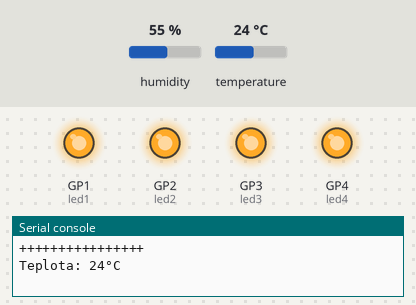
The program below on a simulated Raspberry Pi Pico running MicroPython. On the bench: output pins drawn as LEDs (lit = HIGH), the last lines printed to the serial console. The test bench sets the inputs (shaded band); at power-on: temperature 24 °C, humidity 55 %.

Above: at 1.2 s.
1.3 s: temperature set to 12 °C
At 3.5 s:
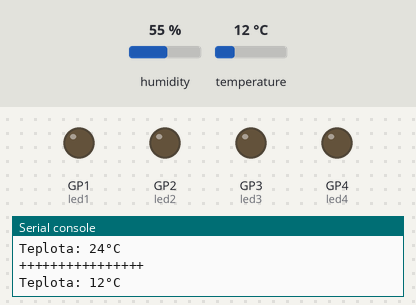
4.0 s: temperature set to 22 °C
At 4.6 s:
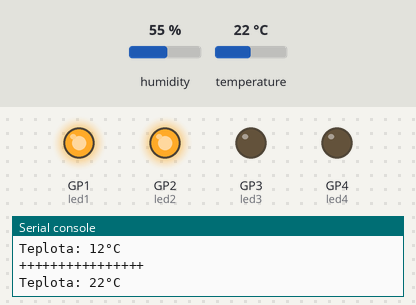
6.7 s: temperature set to 19 °C
At 9.3 s:
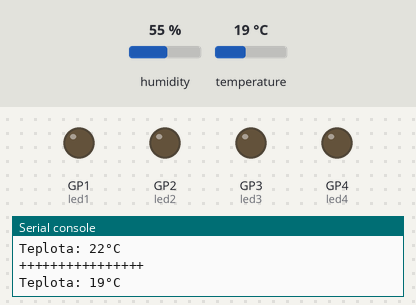
9.6 s: temperature set to 23 °C
At 10.5 s:
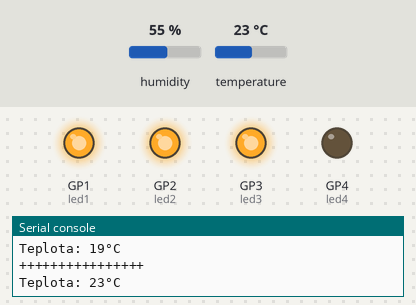
12.3 s: temperature set to 21 °C
At 15.2 s:
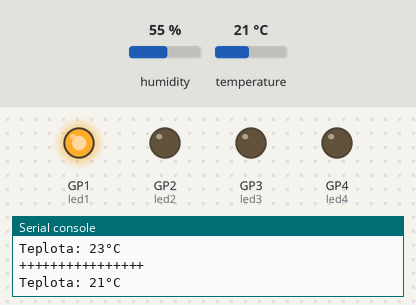
15.6 s: temperature set to 28 °C
At 17.6 s:
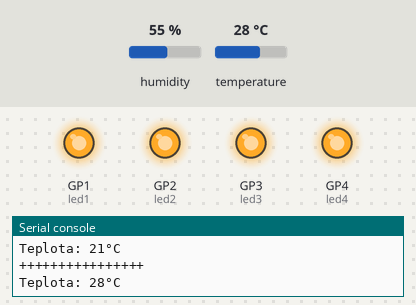
Timing chart, 0 to 19.1 s (numbered marks = the images above; inputs shaded):
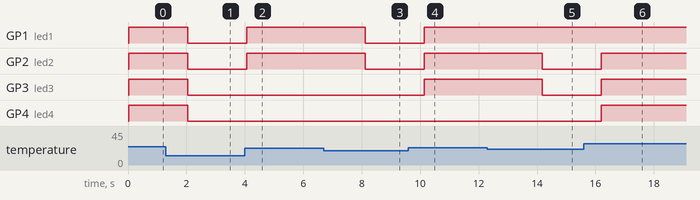

The program:

pico.py
```python
from machine import Pin
from dht import DHT11
import time

sensor = DHT11(Pin(0))

led1 = Pin(1, Pin.OUT)  # LED pro 21 °C
led2 = Pin(2, Pin.OUT)  # LED pro 22 °C
led3 = Pin(3, Pin.OUT)  # LED pro 23 °C
led4 = Pin(4, Pin.OUT)  # LED pro 24 °C


while True:
    try:

        sensor.measure()

        temperature = sensor.temperature()

        print("++++++++++++++++")
        print("Teplota: {}°C".format(temperature))

        led1.value(1 if temperature >= 21 else 0)
        led2.value(1 if temperature >= 22 else 0)
        led3.value(1 if temperature >= 23 else 0)
        led4.value(1 if temperature >= 24 else 0)

    except OSError as e:
        print("Chyba při čtení ze senzoru:", e)

    time.sleep(2)
```

Measured:
- after the input at 1.3 s, GP1 (led1), GP2 (led2), GP3 (led3), GP4 (led4): HIGH → LOW after 0.75 s
- after the input at 4.0 s, GP1 (led1), GP2 (led2): LOW → HIGH after 0.07 s
- after the input at 6.7 s, GP1 (led1), GP2 (led2): HIGH → LOW after 1.4 s
- after the input at 9.6 s, GP1 (led1), GP2 (led2), GP3 (led3): LOW → HIGH after 0.54 s
- after the input at 12.3 s, GP2 (led2), GP3 (led3): HIGH → LOW after 1.9 s
- after the input at 15.6 s, GP2 (led2), GP3 (led3), GP4 (led4): LOW → HIGH after 0.60 s
